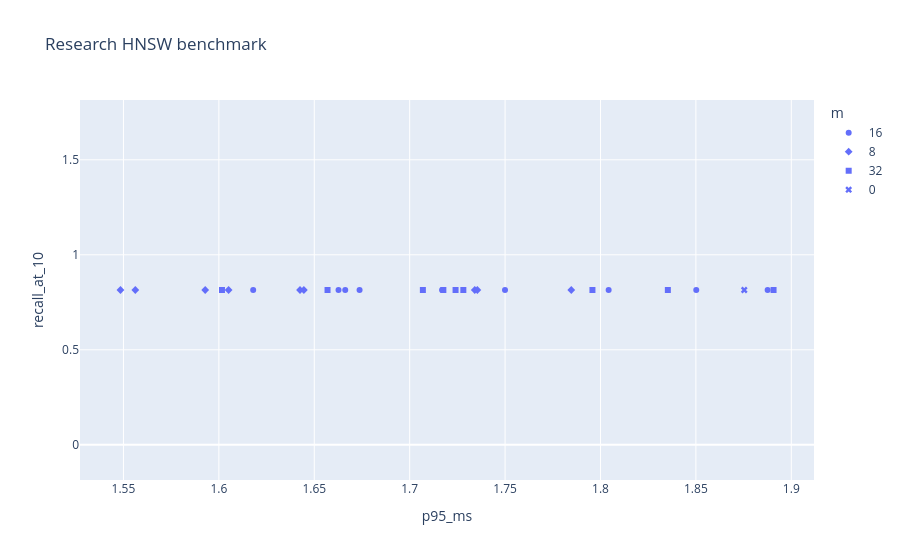

The notebook cell this image was saved under:
### Code cell
hnsw_benchmark_df = (
    summarize_benchmark(hnsw_eval_runs_df)
    .merge(
        pd.DataFrame.from_dict(hnsw_settings, orient="index").rename_axis("setting").reset_index(),
        on="setting",
        validate="one_to_one",
    )
    .merge(hnsw_build_df, on=["m", "ef_construct"], validate="many_to_one")
)
remember_result("hnsw_summary", hnsw_benchmark_df)
display(rank_configurations(hnsw_benchmark_df))
px.scatter(
    hnsw_benchmark_df,
    x="p95_ms",
    y="recall_at_10",
    symbol="m",
    hover_data=["hnsw_ef", "ef_construct", "mrr", "p50_ms", "readiness_seconds"],
    title="Research HNSW benchmark",
).show()

### Figure 1 — Plotly figure (JSON) as saved in the notebook; plotly's stock layout.template omitted (floating-point values rounded to 4 significant figures)
{"data": [{"customdata": [[256.0, 100.0, 0.5991, 1.561, 1.421], [64.0, 100.0, 0.5991, 1.397, 1.421], [128.0, 200.0, 0.5991, 1.472, 1.421], [256.0, 400.0, 0.5991, 1.577, 1.42], [128.0, 400.0, 0.5991, 1.457, 1.42], [64.0, 200.0, 0.5991, 1.377, 1.421], [64.0, 400.0, 0.5991, 1.397, 1.42], [256.0, 200.0, 0.5991, 1.585, 1.421], [128.0, 100.0, 0.5991, 1.453, 1.421]], "hovertemplate": "m=16<br>p95_ms=%{x}<br>recall_at_10=%{y}<br>hnsw_ef=%{customdata[0]}<br>ef_construct=%{customdata[1]}<br>mrr=%{customdata[2]}<br>p50_ms=%{customdata[3]}<br>readiness_seconds=%{customdata[4]}<extra></extra>", "legendgroup": "16", "marker": {"color": "#636efa", "symbol": "circle"}, "mode": "markers", "name": "16", "orientation": "v", "showlegend": true, "type": "scatter", "x": [1.804, 1.666, 1.75, 1.85, 1.717, 1.618, 1.674, 1.888, 1.663], "xaxis": "x", "y": [0.8148, 0.8148, 0.8148, 0.8148, 0.8148, 0.8148, 0.8148, 0.8148, 0.8148], "yaxis": "y"}, {"customdata": [[64.0, 400.0, 0.5991, 1.363, 1.42], [64.0, 200.0, 0.5991, 1.366, 1.422], [256.0, 400.0, 0.5991, 1.544, 1.42], [256.0, 100.0, 0.5991, 1.506, 1.424], [128.0, 100.0, 0.5991, 1.407, 1.424], [128.0, 400.0, 0.5991, 1.428, 1.42], [128.0, 200.0, 0.5991, 1.448, 1.422], [256.0, 200.0, 0.5991, 1.531, 1.422], [64.0, 100.0, 0.5991, 1.359, 1.424]], "hovertemplate": "m=8<br>p95_ms=%{x}<br>recall_at_10=%{y}<br>hnsw_ef=%{customdata[0]}<br>ef_construct=%{customdata[1]}<br>mrr=%{customdata[2]}<br>p50_ms=%{customdata[3]}<br>readiness_seconds=%{customdata[4]}<extra></extra>", "legendgroup": "8", "marker": {"color": "#636efa", "symbol": "diamond"}, "mode": "markers", "name": "8", "orientation": "v", "showlegend": true, "type": "scatter", "x": [1.548, 1.605, 1.734, 1.785, 1.593, 1.643, 1.645, 1.735, 1.556], "xaxis": "x", "y": [0.8148, 0.8148, 0.8148, 0.8148, 0.8148, 0.8148, 0.8148, 0.8148, 0.8148], "yaxis": "y"}, {"customdata": [[128.0, 100.0, 0.5991, 1.447, 1.219], [64.0, 100.0, 0.5991, 1.37, 1.219], [128.0, 200.0, 0.5991, 1.486, 1.421], [64.0, 400.0, 0.5991, 1.399, 1.623], [64.0, 200.0, 0.5991, 1.407, 1.421], [256.0, 100.0, 0.5991, 1.538, 1.219], [128.0, 400.0, 0.5991, 1.475, 1.623], [256.0, 200.0, 0.5991, 1.59, 1.421], [256.0, 400.0, 0.5991, 1.599, 1.623]], "hovertemplate": "m=32<br>p95_ms=%{x}<br>recall_at_10=%{y}<br>hnsw_ef=%{customdata[0]}<br>ef_construct=%{customdata[1]}<br>mrr=%{customdata[2]}<br>p50_ms=%{customdata[3]}<br>readiness_seconds=%{customdata[4]}<extra></extra>", "legendgroup": "32", "marker": {"color": "#636efa", "symbol": "square"}, "mode": "markers", "name": "32", "orientation": "v", "showlegend": true, "type": "scatter", "x": [1.718, 1.602, 1.724, 1.657, 1.728, 1.796, 1.707, 1.835, 1.891], "xaxis": "x", "y": [0.8148, 0.8148, 0.8148, 0.8148, 0.8148, 0.8148, 0.8148, 0.8148, 0.8148], "yaxis": "y"}, {"customdata": [[0.0, 100.0, 0.5991, 1.625, 1.219]], "hovertemplate": "m=0<br>p95_ms=%{x}<br>recall_at_10=%{y}<br>hnsw_ef=%{customdata[0]}<br>ef_construct=%{customdata[1]}<br>mrr=%{customdata[2]}<br>p50_ms=%{customdata[3]}<br>readiness_seconds=%{customdata[4]}<extra></extra>", "legendgroup": "0", "marker": {"color": "#636efa", "symbol": "x"}, "mode": "markers", "name": "0", "orientation": "v", "showlegend": true, "type": "scatter", "x": [1.875], "xaxis": "x", "y": [0.8148], "yaxis": "y"}], "layout": {"legend": {"title": {"text": "m"}, "tracegroupgap": 0}, "title": {"text": "Research HNSW benchmark"}, "xaxis": {"anchor": "y", "domain": [0, 1], "title": {"text": "p95_ms"}}, "yaxis": {"anchor": "x", "domain": [0, 1], "title": {"text": "recall_at_10"}}}}
